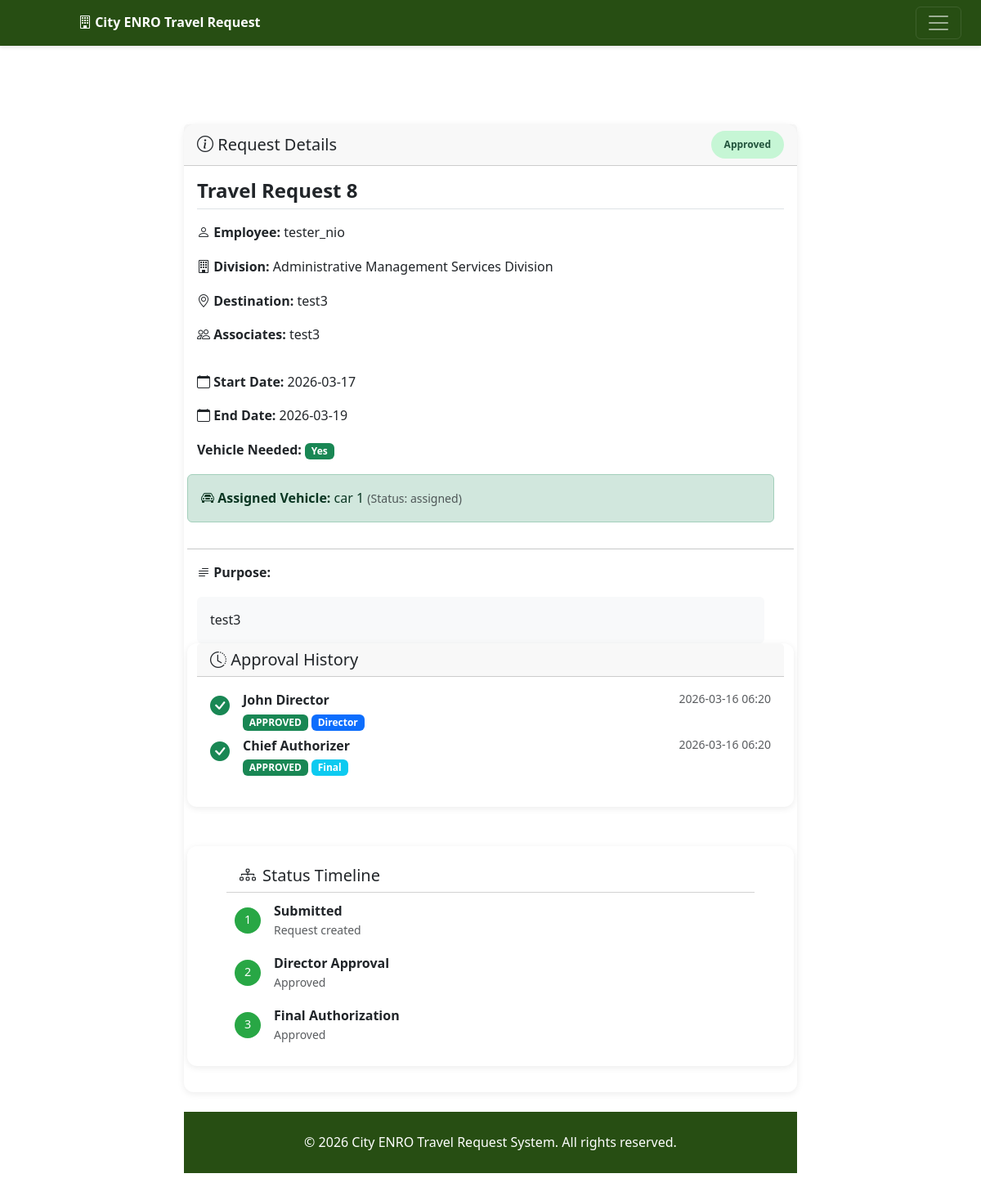
/tickets/8 (signed in), run on the app's committed database.
### tables this page shows
CREATE TABLE tickets (
            id INTEGER PRIMARY KEY AUTOINCREMENT,
            user_id INTEGER NOT NULL,
            division_id INTEGER NOT NULL,
            destination VARCHAR(200) NOT NULL,
            purpose TEXT NOT NULL,
            associates TEXT,
            start_date DATE NOT NULL,
            end_date DATE NOT NULL,
            vehicle_needed VARCHAR(10) DEFAULT 'no',
            vehicle_assigned VARCHAR(100),
            status VARCHAR(50) DEFAULT 'pending',
            created_at TIMESTAMP DEFAULT CURRENT_TIMESTAMP,
            updated_at TIMESTAMP DEFAULT CURRENT_TIMESTAMP,
            FOREIGN KEY (user_id) REFERENCES users(id),
            FOREIGN KEY (division_id) REFERENCES divisions(id)
        );

CREATE TABLE users (
            id INTEGER PRIMARY KEY AUTOINCREMENT,
            username VARCHAR(50) UNIQUE NOT NULL,
            password VARCHAR(255) NOT NULL,
            role VARCHAR(50) NOT NULL,
            division_id INTEGER,
            full_name VARCHAR(100) NOT NULL,
            created_at TIMESTAMP DEFAULT CURRENT_TIMESTAMP,
            FOREIGN KEY (division_id) REFERENCES divisions(id)
        );

CREATE TABLE divisions (
            id INTEGER PRIMARY KEY AUTOINCREMENT,
            name VARCHAR(100) NOT NULL
        );

CREATE TABLE vehicles (
                id INTEGER PRIMARY KEY AUTOINCREMENT,
                name VARCHAR(100) NOT NULL UNIQUE,
                vehicle_type VARCHAR(50) DEFAULT 'car',
                status VARCHAR(20) DEFAULT 'available',
                created_at TIMESTAMP DEFAULT CURRENT_TIMESTAMP
            );

CREATE TABLE approvals (
            id INTEGER PRIMARY KEY AUTOINCREMENT,
            ticket_id INTEGER NOT NULL,
            approver_id INTEGER NOT NULL,
            level VARCHAR(50) NOT NULL,
            action VARCHAR(50) NOT NULL,
            comments TEXT,
            created_at TIMESTAMP DEFAULT CURRENT_TIMESTAMP,
            FOREIGN KEY (ticket_id) REFERENCES tickets(id),
            FOREIGN KEY (approver_id) REFERENCES users(id)
        );

### routes/tickets.py (the view, shortened to what this page needs)
@tickets_bp.route('/<int:ticket_id>')
def view(ticket_id):
    if not require_login():
        return redirect(url_for('auth.login'))
    db_type = get_db_type()
    try:
        conn = get_db_connection()
        cursor = conn.cursor()
        if db_type == 'sqlite':
            cursor.execute("""
                SELECT t.*, u.full_name as user_name, d.name as division_name,
                       v.name as vehicle_name, v.status as vehicle_status
                FROM tickets t
                JOIN users u ON t.user_id = u.id
                JOIN divisions d ON t.division_id = d.id
                LEFT JOIN vehicles v ON t.vehicle_assigned = v.name
                WHERE t.id = ?
            """, (ticket_id,))
        ticket = dict_from_row(cursor.fetchone()) if db_type == 'sqlite' else cursor.fetchone()
        if not ticket:
            flash('Ticket not found', 'danger')
            return redirect(url_for('main.dashboard'))
        if session.get('role') == 'employee' and ticket['user_id'] != session['user_id']:
            flash('Access denied', 'danger')
            return redirect(url_for('main.dashboard'))
        available_vehicles = get_available_vehicles() if session.get('role') == 'admin' else []
        if db_type == 'sqlite':
            cursor.execute("""
                SELECT a.*, u.full_name as approver_name
                FROM approvals a
                JOIN users u ON a.approver_id = u.id
                WHERE a.ticket_id = ?
                ORDER BY a.created_at ASC
            """, (ticket_id,))
        if db_type == 'sqlite':
            rows = cursor.fetchall()
            approvals = [dict_from_row(row) for row in rows]
        else:
            approvals = cursor.fetchall()
        conn.close()
        if ticket.get('start_date') and isinstance(ticket.get('start_date'), str):
            ticket['start_date'] = datetime.strptime(ticket['start_date'], '%Y-%m-%d').date()
        if ticket.get('end_date') and isinstance(ticket.get('end_date'), str):
            ticket['end_date'] = datetime.strptime(ticket['end_date'], '%Y-%m-%d').date()
        for approval in approvals:
            if approval.get('created_at') and isinstance(approval.get('created_at'), str):
                approval['created_at'] = datetime.strptime(approval['created_at'], '%Y-%m-%d %H:%M:%S')
    except Exception as e:
        flash(f'Error loading ticket: {str(e)}', 'danger')
        return redirect(url_for('main.dashboard'))
    return render_template('tickets/view.html', ticket=ticket, approvals=approvals, available_vehicles=available_vehicles)

### db.py (called while the page is built)
def get_db_type():
    try:
        from flask import has_request_context, request
        if has_request_context() and hasattr(current_app, 'config'):
            return current_app.config.get('DATABASE_TYPE', 'sqlite')
    except:
        pass
    return 'sqlite'

def get_db_connection():
    db_type = get_db_type()
    if db_type == 'sqlite':
        return get_sqlite_connection()
    else:
        return get_mysql_connection()

def get_sqlite_connection():
    import os
    from config import Config
    db_path = getattr(Config, 'SQLITE_DATABASE', 'cityhall.db')
    try:
        if hasattr(current_app, 'config'):
            db_path = current_app.config.get('SQLITE_DATABASE', db_path)
    except:
        pass
    conn = sqlite3.connect(db_path)
    conn.row_factory = sqlite3.Row
    return conn

def dict_from_row(row):
    if row is None:
        return None
    if hasattr(row, 'keys'):
        return dict(zip(row.keys(), row))
    return row

### routes/tickets.py (called while the page is built)
def require_login():
    return 'user_id' in session

### templates/tickets/view.html (shortened to what this page needs)
{% extends "base.html" %}
{% block content %}
<div class="container mx-auto px-4 px-lg-5">
<div class="row justify-content-center">
  <div class="col-lg-9 mx-auto">
        <div class="col-12">
        <div id="main-card" class="card mb-4">
<div class="card-header d-flex justify-content-between align-items-center">
                <h5 class="mb-0"><i class="bi bi-info-circle"></i> Request Details</h5>
                <span class="status-badge status-{{ ticket.status }}">
                    {{ ticket.status|replace('_', ' ')|title }}
                </span>
            </div>
            <div class="card-body">
<p class="h4 mb-3 border-bottom pb-2"><strong>Travel Request {{ ticket.id }}</strong></p>
                <div class="row">
                    <div class="row mb-3">
                        <p><strong><i class="bi bi-person"></i> Employee:</strong> {{ ticket.user_name }}</p>
                        <p><strong><i class="bi bi-building"></i> Division:</strong> {{ ticket.division_name }}</p>
                        <p><strong><i class="bi bi-geo-alt"></i> Destination:</strong> {{ ticket.destination }}</p>
                        {% if ticket.associates %}
                        <p><strong><i class="bi bi-people"></i> Associates:</strong> {{ ticket.associates }}</p>
                        {% endif %}
                    </div>
                    <div class="row mb-3">
                        <p><strong><i class="bi bi-calendar"></i> Start Date:</strong> {{ ticket.start_date.strftime('%Y-%m-%d') if ticket.start_date else '-' }}</p>
                        <p><strong><i class="bi bi-calendar"></i> End Date:</strong> {{ ticket.end_date.strftime('%Y-%m-%d') if ticket.end_date else '-' }}</p>
                        <p><strong> Vehicle Needed:</strong>
                        {% if ticket.vehicle_needed == 'yes' %}
                        <span class="badge bg-success">Yes</span>
                        {% else %}
                        <span class="badge bg-secondary">No</span>
                        {% endif %}
                        </p>
                        {% if ticket.vehicle_needed == 'yes' %}
                            {% if ticket.vehicle_assigned %}
                            <div class="alert alert-success">
                                <strong><i class="bi bi-car-front"></i> Assigned Vehicle:</strong> {{ ticket.vehicle_name or ticket.vehicle_assigned }}
                                {% if ticket.vehicle_status %}
                                <small class="text-muted">(Status: {{ ticket.vehicle_status }})</small>
                                {% endif %}
                            </div>
                            {% endif %}
                        {% endif %}
                    </div>
                <hr>
                <div class="row">
                    <div class="col-12">
                        <p><strong><i class="bi bi-text-paragraph"></i> Purpose:</strong></p>
                        <div class="bg-light p-3 rounded">
                            {{ ticket.purpose }}
                        </div>
                </div>
        </div>
        <div class="card mb-4">
            <div class="card-header">
                <h5 class="mb-0"><i class="bi bi-clock-history"></i> Approval History</h5>
            </div>
            <div class="card-body">
                {% if approvals %}
                <div class="timeline">
                    {% for approval in approvals %}
                    <div class="timeline-item mb-3">
                        <div class="d-flex">
                            <div class="me-3">
                                {% if approval.action == 'approved' %}
                                <i class="bi bi-check-circle-fill text-success" style="font-size: 1.5rem;"></i>
                                {% else %}
                                <i class="bi bi-x-circle-fill text-danger" style="font-size: 1.5rem;"></i>
                                {% endif %}
                            </div>
                            <div class="flex-grow-1">
                                <div class="d-flex justify-content-between">
                                    <strong>{{ approval.approver_name }}</strong>
                                    <small class="text-muted">{{ approval.created_at.strftime('%Y-%m-%d %H:%M') if approval.created_at else '' }}</small>
                                </div>
                                <p class="mb-1">
                                    <span class="badge bg-{{ 'success' if approval.action == 'approved' else 'danger' }}">
                                        {{ approval.action|upper }}
                                    </span>
                                    <span class="badge bg-{{ 'primary' if approval.level == 'director' else 'info' }}">
                                        {{ approval.level|replace('_', ' ')|title }}
                                    </span>
                                </p>
                            </div>
                    </div>
                    {% endfor %}
                </div>
                {% else %}
                <p class="text-muted text-center">No approval actions yet.</p>
                {% endif %}
            </div>
    </div>
  </div>
</div>
<div class="card status-timeline mt-4">
  <div class="card-header bg-transparent">
    <h5 class="mb-0 d-flex align-items-center gap-2"> <i class="bi bi-diagram-3"></i> Status Timeline </h5>
  </div>
            <div class="card-body">
        <div class="d-inline-block text-start">
            <div class="d-flex align-items-center mb-3">
                <div class="bg-{{ 'success' if ticket.status in ['pending', 'director_approved', 'approved'] else 'secondary' }} text-white rounded-circle d-flex align-items-center justify-content-center me-3" style="width: 32px; height: 32px; flex-shrink: 0;">
                1
                </div>
            <div class="text-nowrap">
                <div class="fw-bold">Submitted</div>
                <small class="text-muted d-block">Request created</small>
            </div>
        </div>
            <div class="d-flex align-items-center mb-3">
                <div class="bg-{{ 'success' if ticket.status in ['director_approved', 'approved'] else 'secondary' }} text-white rounded-circle d-flex align-items-center justify-content-center me-3" style="width: 32px; height: 32px; flex-shrink: 0;">
                2
                </div>
            <div class="text-nowrap">
                <div class="fw-bold">Director Approval</div>
                <small class="text-muted d-block">{{ 'Approved' if ticket.status in ['director_approved', 'approved'] else 'Pending' }}</small>
                </div>
            </div>
            <div class="d-flex align-items-center">
                <div class="bg-{{ 'success' if ticket.status == 'approved' else 'secondary' }} text-white rounded-circle d-flex align-items-center justify-content-center me-3" style="width: 32px; height: 32px; flex-shrink: 0;">
                3
                </div>
                <div class="text-nowrap">
                <div class="fw-bold">Final Authorization</div>
                <small class="text-muted d-block">{{ 'Approved' if ticket.status == 'approved' else 'Pending' }}</small>
            </div>
        </div> </div>
</div>
  </div>
</div>
</div>
{% endblock %}

### static/style.css (style rules this page uses)
:root { --primary-color: #274e13; --accent-color: #216440; --success-color: #38a169; --warning-color: #d69e2e; --danger-color: #e53e3e; --light-bg: #3f6342; }
body { background-image: url('/static/img/nd%20CREDIT%20John%20Christian%20Yayen_CNCH%20%2B%20Honday%20Bay-blue%20filter.jpg'); background-size: cover; background-position: flex; background-repeat: no-repeat; background-attachment: fixed; min-height: 100vh; font-size: clamp(0.875rem, 1rem, 1.125rem); line-height: 1.6; padding: 0; overflow-x: hidden; }
.card { border: none; border-radius: 10px; box-shadow: 0 2px 8px rgba(0,0,0,0.08); transition: transform 0.2s, box-shadow 0.2s; }
.status-badge { padding: 5px 12px; border-radius: 20px; font-size: 0.85rem; font-weight: 500; }
.status-approved { background-color: #c6f6d5; color: #22543d; }
.status-timeline { --timeline-dot-size: clamp(24px, 6vw, 36px); --timeline-line-height: clamp(20px, 5vw, 32px); }
.status-timeline .rounded-circle { width: var(--timeline-dot-size); height: var(--timeline-dot-size); padding: calc(var(--timeline-dot-size) * 0.25); font-size: calc(var(--timeline-dot-size) * 0.4); line-height: 1; }
.status-timeline .me-3 { margin-right: clamp(0.75rem, 4vw, 1.25rem); }
h4, h5, h6 { font-size: clamp(1rem, 2.5vw, 1.25rem); }
.status-badge { font-size: clamp(0.75rem, 2.5vw, 0.875rem); padding: clamp(0.4rem, 2vw, 0.6rem) clamp(0.75rem, 4vw, 1rem) !important; font-weight: 600 !important; min-height: 1.5em; display: inline-flex; align-items: center; line-height: 1.2; white-space: nowrap; }
.card { margin-bottom: 1rem; border-radius: 0.75rem; }
.status-badge { font-size: 0.75rem; padding: 0.375rem 0.75rem; }
* { box-sizing: border-box; }
html { overflow-y: scroll; overflow-x: hidden; }
body { overflow-x: hidden; }

### templates/tickets/view.html (style rules this page uses)
.status-timeline { padding: 1rem 3rem; }
.status-timeline .bg-success { background-color: #28a745 !important; }
.status-timeline .text-white { color: #fff !important; }
.status-timeline .card-body { padding: 10px !important; }

### data on the page
tickets: status "Approved", id "8", destination "test3", associates "test3", purpose "test3"
users: user_name "tester_nio"
divisions: division_name "Administrative Management Services Division"
vehicles: name "car 1", vehicle_status "assigned"
approvals: approver_name "John Director", created_at "2026-03-16 06:20", action "APPROVED", level "Director"
approvals: approver_name "Chief Authorizer", created_at "2026-03-16 06:20", action "APPROVED", level "Final"

### other printed values
{{ ticket.start_date.strftime('%Y-%m-%d') if ticket.start_date else '-' }} "2026-03-17"
{{ ticket.end_date.strftime('%Y-%m-%d') if ticket.end_date else '-' }} "2026-03-19"
